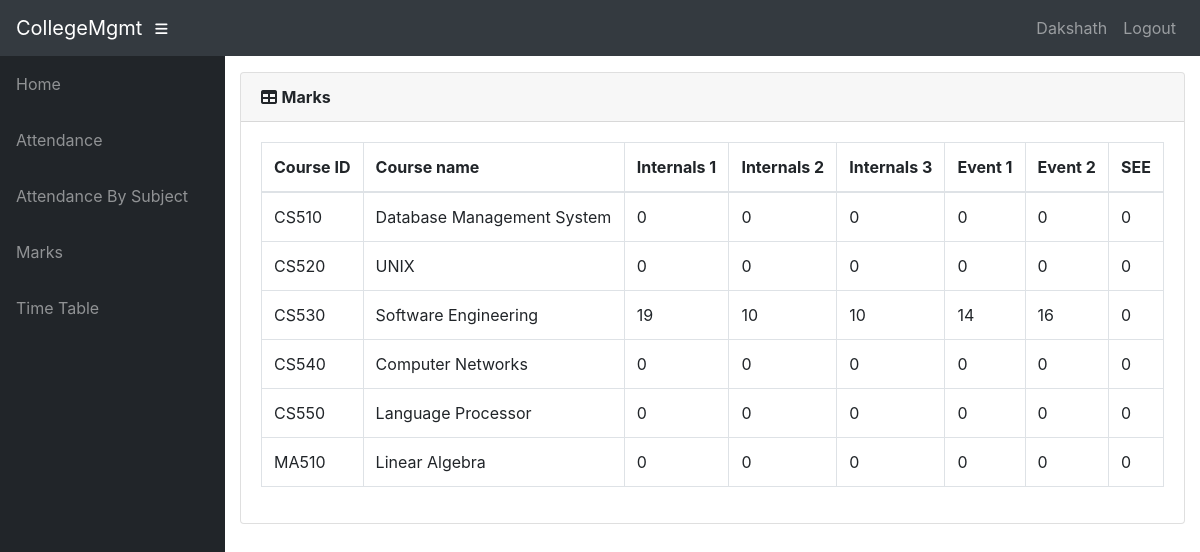
The app's page /info/student/CS01/marks_list/ (signed in) with its own data.
### info/models.py (models this page shows, shortened)
class User(AbstractUser):
    @property
    def is_student(self):
        if hasattr(self, "student"):
            return True
        return False

class Student(models.Model):
    user = models.OneToOneField(User, on_delete=models.CASCADE, null=True)
    class_id = models.ForeignKey(Class, on_delete=models.CASCADE, default=1)
    USN = models.CharField(primary_key="True", max_length=100)
    name = models.CharField(max_length=200)
    sex = models.CharField(max_length=50, choices=sex_choice, default="Male")
    DOB = models.DateField(default="1998-01-01")

class StudentCourse(models.Model):
    student = models.ForeignKey(Student, on_delete=models.CASCADE)
    course = models.ForeignKey(Course, on_delete=models.CASCADE)
    class Meta:
        unique_together = (("student", "course"),)
        verbose_name_plural = "Marks"

class Course(models.Model):
    dept = models.ForeignKey(Dept, on_delete=models.CASCADE)
    id = models.CharField(primary_key="True", max_length=50)
    name = models.CharField(max_length=50)
    shortname = models.CharField(max_length=50, default="X")

class Marks(models.Model):
    studentcourse = models.ForeignKey(StudentCourse, on_delete=models.CASCADE)
    name = models.CharField(max_length=50, choices=test_name, default="Internal test 1")
    marks1 = models.IntegerField(
        default=0, validators=[MinValueValidator(0), MaxValueValidator(100)]
    )
    class Meta:
        unique_together = (("studentcourse", "name"),)

### info/views.py (the view)
# urls.py: path("student/<slug:stud_id>/marks_list/", views.marks_list, name="marks_list"),
@login_required()
def marks_list(request, stud_id):
    stud = Student.objects.get(
        USN=stud_id,
    )
    ass_list = Assign.objects.filter(class_id_id=stud.class_id)
    sc_list = []
    for ass in ass_list:
        try:
            sc = StudentCourse.objects.get(student=stud, course=ass.course)
        except StudentCourse.DoesNotExist:
            sc = StudentCourse(student=stud, course=ass.course)
            sc.save()
            sc.marks_set.create(type="I", name="Internal test 1")
            sc.marks_set.create(type="I", name="Internal test 2")
            sc.marks_set.create(type="I", name="Internal test 3")
            sc.marks_set.create(type="E", name="Event 1")
            sc.marks_set.create(type="E", name="Event 2")
            sc.marks_set.create(type="S", name="Semester End Exam")
        sc_list.append(sc)
    return render(request, "info/marks_list.html", {"sc_list": sc_list})

### info/templates/info/marks_list.html
{% extends 'info/base.html' %}
    {% load static %}
    {% block content %}
                  <div class="card mb-3">
            <div class="card-header">
              <i class="fas fa-table"></i>
            <b>Marks</b></div>
            <div class="card-body">
              <div class="table-responsive">
                <table class="table table-bordered" id="dataTable" width="100%" cellspacing="0">
                  <thead>
                    <tr>
                        <th>Course ID</th>
                        <th>Course name</th>
                        <th>Internals 1</th>
                        <th>Internals 2</th>
                        <th>Internals 3</th>
                        <th>Event 1</th>
                        <th>Event 2</th>
                        <th>SEE</th>
                    </tr>
                  </thead>
                  <tbody>
                    {% for sc in sc_list %}
                    <tr>
                        <td>{{ sc.course_id }}</td>
                        <td>{{sc.course.name}}</td>
                        {% for m in sc.marks_set.all %}
                            <td>{{ m.marks1 }}</td>
                        {% endfor %}
                    </tr>
                    {% empty %}
                            <p>student has no courses</p>
                    {% endfor %}
                  </tbody>
                </table>
              </div>
            </div>
          </div>
    {% endblock %}

### info/templates/info/base.html (shortened to what this page needs)
<!DOCTYPE html>
<html lang="en">
  <head>
      {% load static %}
    <link href="{% static '/info/bootstrap/vendor/bootstrap/css/bootstrap.min.css' %}" rel="stylesheet">
    <link href="{% static '/info/bootstrap/vendor/fontawesome-free/css/all.min.css' %}" rel="stylesheet" type="text/css">
    <link href="{% static '/info/bootstrap/vendor/datatables/dataTables.bootstrap4.css' %}" rel="stylesheet">
    <link href="{% static '/info/bootstrap/css/sb-admin.css' %}" rel="stylesheet">
  </head>
  <body id="page-top">
    <nav class="navbar navbar-expand navbar-dark bg-dark static-top">
      <a class="navbar-brand mr-1" href="{% url 'index' %}">CollegeMgmt</a>
      <button class="btn btn-link btn-sm text-white order-1 order-sm-0" id="sidebarToggle" href="#">
        <i class="fas fa-bars"></i>
      </button>
        <div class="collapse navbar-collapse" id="navbarResponsive">
          <ul class="navbar-nav ml-auto">
            <li class="nav-item">
                {% if request.user.is_student %}
                    <a class="nav-link text-capitalize">{{ request.user.student.name }}</a>
                {% elif request.user.is_teacher %}
                    <a class="nav-link text-capitalize">{{ request.user.teacher.name }}</a>
                {% endif %}
            </li>
            <li class="nav-item">
                <a class="nav-link" href="#" data-toggle="modal" data-target="#logoutModal">Logout</a>
            </li>
          </ul>
        </div>
    </nav>
    <div id="wrapper">
      <ul class="sidebar navbar-nav">
            <li class="nav-item">
              <a class="nav-link" href="{% url 'index' %}">
                <span>Home</span>
              </a>
            </li>
        {% if request.user.is_student %}
            <li class="nav-item">
              <a class="nav-link" href="{% url 'attendance' request.user.student.USN %}">
                <span>Attendance</span>
              </a>
            </li>
            <li class="nav-item">
              <a class="nav-link" href="{% url 'attendance' request.user.student.USN %}">
                <span>Attendance By Subject</span>
              </a>
            </li>
            <li class="nav-item">
              <a class="nav-link" href="{% url 'marks_list' request.user.student.USN %}">
                <span>Marks</span>
              </a>
            </li>
              <li class="nav-item">
              <a class="nav-link" href="{% url 'timetable' request.user.student.class_id_id %}">
                <span>Time Table</span>
              </a>
            </li>
        {% endif %}
      </ul>
      <div id="content-wrapper">
        <div class="container-fluid">
            {% block content %}
            {% endblock %}
        </div>
      </div>
    </div>
  </body>
</html>

### records on screen
User: user.student.name "Dakshath"
StudentCourse: course_id "CS510", course.name "Database Management System"
Marks: marks1 "0"
Marks: marks1 "0"
Marks: marks1 "0"
Marks: marks1 "0"
Marks: marks1 "0"
Marks: marks1 "0"
StudentCourse: course_id "CS520", course.name "UNIX"
Marks: marks1 "0"
Marks: marks1 "0"
Marks: marks1 "0"
Marks: marks1 "0"
Marks: marks1 "0"
Marks: marks1 "0"
StudentCourse: course_id "CS530", course.name "Software Engineering"
Marks: marks1 "19"
Marks: marks1 "10"
Marks: marks1 "10"
Marks: marks1 "14"
Marks: marks1 "16"
Marks: marks1 "0"
StudentCourse: course_id "CS540", course.name "Computer Networks"
Marks: marks1 "0"
Marks: marks1 "0"
Marks: marks1 "0"
Marks: marks1 "0"
Marks: marks1 "0"
Marks: marks1 "0"
StudentCourse: course_id "CS550", course.name "Language Processor"
Marks: marks1 "0"
Marks: marks1 "0"
Marks: marks1 "0"
Marks: marks1 "0"
Marks: marks1 "0"
Marks: marks1 "0"
StudentCourse: course_id "MA510", course.name "Linear Algebra"
Marks: marks1 "0"
Marks: marks1 "0"
Marks: marks1 "0"
Marks: marks1 "0"
Marks: marks1 "0"
Marks: marks1 "0"
